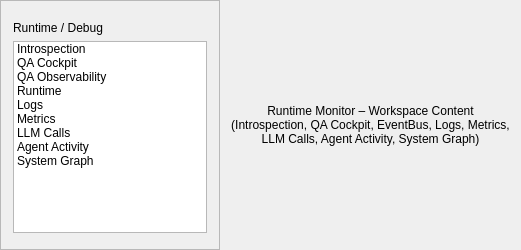
<?xml version="1.0" encoding="UTF-8"?>
<ui version="4.0">
 <class>RuntimeDebugScreen</class>
 <widget class="QWidget" name="RuntimeDebugScreen">
  <layout class="QHBoxLayout" name="mainLayout">
   <property name="leftMargin">
    <number>0</number>
   </property>
   <property name="topMargin">
    <number>0</number>
   </property>
   <property name="rightMargin">
    <number>0</number>
   </property>
   <property name="bottomMargin">
    <number>0</number>
   </property>
   <property name="spacing">
    <number>0</number>
   </property>
   <item>
    <widget class="QFrame" name="runtimeDebugNav">
     <property name="minimumSize">
      <size>
       <width>180</width>
       <height>0</height>
      </size>
     </property>
     <property name="maximumSize">
      <size>
       <width>220</width>
       <height>16777215</height>
      </size>
     </property>
     <property name="frameShape">
      <enum>QFrame::Shape::StyledPanel</enum>
     </property>
     <layout class="QVBoxLayout" name="navLayout">
      <property name="leftMargin">
       <number>12</number>
      </property>
      <property name="topMargin">
       <number>20</number>
      </property>
      <property name="rightMargin">
       <number>12</number>
      </property>
      <property name="bottomMargin">
       <number>16</number>
      </property>
      <item>
       <widget class="QLabel" name="navTitle">
        <property name="text">
         <string>Runtime / Debug</string>
        </property>
        <property name="objectName">
         <string>domainNavTitle</string>
        </property>
       </widget>
      </item>
      <item>
       <widget class="QListWidget" name="runtimeDebugNavList">
        <property name="spacing">
         <number>4</number>
        </property>
        <item>
         <property name="text">
          <string>Introspection</string>
         </property>
        </item>
        <item>
         <property name="text">
          <string>QA Cockpit</string>
         </property>
        </item>
        <item>
         <property name="text">
          <string>QA Observability</string>
         </property>
        </item>
        <item>
         <property name="text">
          <string>Runtime</string>
         </property>
        </item>
        <item>
         <property name="text">
          <string>Logs</string>
         </property>
        </item>
        <item>
         <property name="text">
          <string>Metrics</string>
         </property>
        </item>
        <item>
         <property name="text">
          <string>LLM Calls</string>
         </property>
        </item>
        <item>
         <property name="text">
          <string>Agent Activity</string>
         </property>
        </item>
        <item>
         <property name="text">
          <string>System Graph</string>
         </property>
        </item>
       </widget>
      </item>
     </layout>
    </widget>
   </item>
   <item>
    <widget class="QStackedWidget" name="runtimeDebugWorkspaceHost">
     <property name="currentIndex">
      <number>0</number>
     </property>
     <widget class="QWidget" name="workspacePlaceholder">
      <layout class="QVBoxLayout" name="placeholderLayout">
       <item>
        <widget class="QLabel" name="placeholderLabel">
         <property name="alignment">
          <set>Qt::AlignmentFlag::AlignCenter</set>
         </property>
         <property name="text">
          <string>Runtime Monitor – Workspace Content
(Introspection, QA Cockpit, EventBus, Logs, Metrics, LLM Calls, Agent Activity, System Graph)</string>
         </property>
         <property name="wordWrap">
          <bool>true</bool>
         </property>
        </widget>
       </item>
      </layout>
     </widget>
    </widget>
   </item>
  </layout>
 </widget>
 <layoutdefault spacing="6" margin="11"/>
 <resources/>
 <connections/>
</ui>
